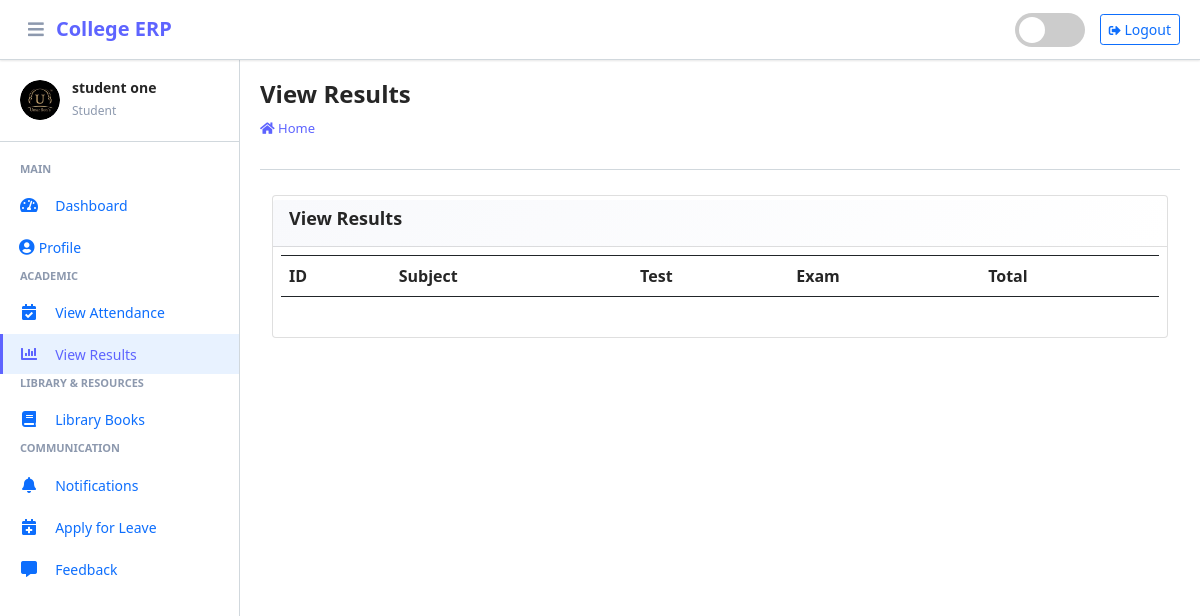
The app's page /student/view/result/ (signed in) with its own data.
### main_app/models.py (models this page shows, shortened)
class CustomUser(AbstractUser):
    USER_TYPE = ((1, "HOD"), (2, "Staff"), (3, "Student"))
    GENDER = [("M", "Male"), ("F", "Female")]
    username = None  # Removed username, using email instead
    email = models.EmailField(unique=True)
    user_type = models.CharField(default=1, choices=USER_TYPE, max_length=1)
    gender = models.CharField(max_length=1, choices=GENDER)
    profile_pic = models.ImageField()
    address = models.TextField()
    fcm_token = models.TextField(default="")  # For firebase notifications
    created_at = models.DateTimeField(auto_now_add=True)
    updated_at = models.DateTimeField(auto_now=True)
    USERNAME_FIELD = "email"
    REQUIRED_FIELDS = []
    objects = CustomUserManager()

### main_app/student_views.py (the view)
# urls.py: path('student/view/result/', student_views.student_view_result,
def student_view_result(request):
    student = get_object_or_404(Student, admin=request.user)
    results = StudentResult.objects.filter(student=student)
    context = {
        'results': results,
        'page_title': "View Results"
    }
    return render(request, "student_template/student_view_result.html", context)

### main_app/templates/student_template/student_view_result.html (shortened to what this page needs)
{% extends 'main_app/base.html' %}
{% load static %}
{% block page_title %}{{page_title}}{% endblock page_title %}
{% block content %}
<section class="content">
    <div class="container-fluid">
        <div class="row">
            <div class="col-md-12">
<div class="card card-dark">
    <div class="card-header"><h3 class="card-title">{{page_title}}</h3>
    </div>
   <div class="table p-2" style="overflow-x: auto; overflow-y: auto; max-height: 600px;">
       <table class="table table-bordered" style="min-width: 600px;">
           <tr>
               <th>ID</th>
               <th>Subject</th>
               <th>Test</th>
               <th>Exam</th>
               <th>Total</th>
        </tr>
        </table>
    </div>
    </div>
            </div>
        </div>
    </div>
</section>
{% endblock content %}

### main_app/templates/main_app/erpnext_sidebar.html (shortened to what this page needs)
{% load static %}
<div class="sidebar-header">
    <div class="sidebar-user">
        <img src="{{ request.user.profile_pic}}" alt="User Avatar" class="sidebar-user-avatar" id="sidebar-avatar" onerror="showDefaultAvatar()">
        <div class="sidebar-user-info">
            <h6>{{ user.get_full_name|default:user.username }}</h6>
            <small>
                {% if user.user_type == '1' %}
                    Administrator
                {% elif user.user_type == '2' %}
                    Staff Member
                {% else %}
                    Student
                {% endif %}
            </small>
        </div>
    </div>
</div>
<div class="nav-section">
    {% if user.user_type == '1' %}
        <h6 class="nav-section-title">Main</h6>
        <div class="nav-item">
            {% url 'admin_home' as admin_home %}
            <a href="{{ admin_home }}" class="nav-link {% if admin_home == request.path %}active{% endif %}">
                <i class="nav-icon fas fa-tachometer-alt"></i>
                <span class="nav-text">Dashboard</span>
            </a>
        </div>
        <div class="nav-item">
            {% url 'admin_view_profile' as admin_view_profile %}
            <a href="{{ admin_view_profile }}" class="nav-link {% if admin_view_profile == request.path %}active{% endif %}">
                <i class="fas fa-user-circle"></i>
                <span class="nav-text">Profile</span>
            </a>
        </div>
        <h6 class="nav-section-title">Academic Management</h6>
        <div class="nav-item has-submenu {% if 'course' in request.path %}open{% endif %}">
            <a href="#" class="nav-link">
                <i class="nav-icon fas fa-graduation-cap"></i>
                <span class="nav-text">Courses</span>
                <i class="nav-arrow fas fa-chevron-right"></i>
            </a>
            <div class="nav-submenu">
                <div class="nav-item">
                    {% url 'add_course' as add_course %}
                    <a href="{{ add_course }}" class="nav-link {% if add_course == request.path %}active{% endif %}">
                        <span class="nav-text">Add Course</span>
                    </a>
                </div>
                <div class="nav-item">
                    {% url 'manage_course' as manage_course %}
                    <a href="{{ manage_course }}" class="nav-link {% if manage_course == request.path or 'edit_course' in request.path %}active{% endif %}">
                        <span class="nav-text">Manage Courses</span>
                    </a>
                </div>
            </div>
        </div>
        <div class="nav-item has-submenu {% if 'subject' in request.path %}open{% endif %}">
            <a href="#" class="nav-link">
                <i class="nav-icon fas fa-book"></i>
                <span class="nav-text">Subjects</span>
                <i class="nav-arrow fas fa-chevron-right"></i>
            </a>
            <div class="nav-submenu">
                <div class="nav-item">
                    {% url 'add_subject' as add_subject %}
                    <a href="{{ add_subject }}" class="nav-link {% if add_subject == request.path %}active{% endif %}">
                        <span class="nav-text">Add Subject</span>
                    </a>
                </div>
                <div class="nav-item">
                    {% url 'manage_subject' as manage_subject %}
                    <a href="{{ manage_subject }}" class="nav-link {% if manage_subject == request.path or 'edit_subject' in request.path %}active{% endif %}">
                        <span class="nav-text">Manage Subjects</span>
                    </a>
                </div>
            </div>
        </div>
        <div class="nav-item has-submenu {% if 'session' in request.path %}open{% endif %}">
            <a href="#" class="nav-link">
                <i class="nav-icon fas fa-calendar-alt"></i>
                <span class="nav-text">Sessions</span>
                <i class="nav-arrow fas fa-chevron-right"></i>
            </a>
            <div class="nav-submenu">
                <div class="nav-item">
                    {% url 'add_session' as add_session %}
                    <a href="{{ add_session }}" class="nav-link {% if add_session == request.path %}active{% endif %}">
                        <span class="nav-text">Add Session</span>
                    </a>
                </div>
                <div class="nav-item">
                    {% url 'manage_session' as manage_session %}
                    <a href="{{ manage_session }}" class="nav-link {% if manage_session == request.path or 'edit_session' in request.path %}active{% endif %}">
                        <span class="nav-text">Manage Sessions</span>
                    </a>
                </div>
            </div>
        </div>
        <h6 class="nav-section-title">User Management</h6>
        <div class="nav-item">
            {% url 'add_staff' as add_staff %}
            <a href="{{ add_staff }}" class="nav-link {% if add_staff == request.path %}active{% endif %}">
                <i class="nav-icon fas fa-user-plus"></i>
                <span class="nav-text">Add Staff</span>
            </a>
        </div>
        <div class="nav-item">
            {% url 'manage_staff' as manage_staff %}
            <a href="{{ manage_staff }}" class="nav-link {% if manage_staff == request.path or 'edit_staff' in request.path %}active{% endif %}">
                <i class="nav-icon fas fa-users-cog"></i>
                <span class="nav-text">Manage Staff</span>
            </a>
        </div>
        <div class="nav-item">
            {% url 'add_student' as add_student %}
            <a href="{{ add_student }}" class="nav-link {% if add_student == request.path %}active{% endif %}">
                <i class="nav-icon fas fa-user-graduate"></i>
                <span class="nav-text">Add Student</span>
            </a>
        </div>
        <div class="nav-item">
            {% url 'manage_student' as manage_student %}
            <a href="{{ manage_student }}" class="nav-link {% if manage_student == request.path or 'edit_student' in request.path %}active{% endif %}">
                <i class="nav-icon fas fa-users"></i>
                <span class="nav-text">Manage Students</span>
            </a>
        </div>
        <h6 class="nav-section-title">Communication</h6>
        <div class="nav-item">
            {% url 'admin_notify_staff' as admin_notify_staff %}
            <a href="{{ admin_notify_staff }}" class="nav-link {% if admin_notify_staff == request.path %}active{% endif %}">
                <i class="nav-icon fas fa-bell"></i>
                <span class="nav-text">Notify Staff</span>
            </a>
        </div>
        <div class="nav-item">
            {% url 'admin_notify_student' as admin_notify_student %}
            <a href="{{ admin_notify_student }}" class="nav-link {% if admin_notify_student == request.path %}active{% endif %}">
                <i class="nav-icon fas fa-bullhorn"></i>
                <span class="nav-text">Notify Students</span>
            </a>
        </div>
        <h6 class="nav-section-title">Reports & Analytics</h6>
        <div class="nav-item">
            {% url 'admin_view_attendance' as admin_view_attendance %}
            <a href="{{ admin_view_attendance }}" class="nav-link {% if admin_view_attendance == request.path %}active{% endif %}">
                <i class="nav-icon fas fa-chart-line"></i>
                <span class="nav-text">View Attendance</span>
            </a>
        </div>
        <div class="nav-item">
            {% url 'student_feedback_message' as student_feedback_message %}
            <a href="{{ student_feedback_message }}" class="nav-link {% if student_feedback_message == request.path %}active{% endif %}">
                <i class="nav-icon fas fa-comments"></i>
                <span class="nav-text">Student Feedback</span>
            </a>
        </div>
        <div class="nav-item">
            {% url 'staff_feedback_message' as staff_feedback_message %}
            <a href="{{ staff_feedback_message }}" class="nav-link {% if staff_feedback_message == request.path %}active{% endif %}">
                <i class="nav-icon fas fa-comment-dots"></i>
                <span class="nav-text">Staff Feedback</span>
            </a>
        </div>
        <h6 class="nav-section-title">Leave Management</h6>
        <div class="nav-item">
            {% url 'view_staff_leave' as view_staff_leave %}
            <a href="{{ view_staff_leave }}" class="nav-link {% if view_staff_leave == request.path %}active{% endif %}">
                <i class="nav-icon fas fa-calendar-check"></i>
                <span class="nav-text">Staff Leave</span>
            </a>
        </div>
        <div class="nav-item">
            {% url 'view_student_leave' as view_student_leave %}
            <a href="{{ view_student_leave }}" class="nav-link {% if view_student_leave == request.path %}active{% endif %}">
                <i class="nav-icon fas fa-calendar-times"></i>
                <span class="nav-text">Student Leave</span>
            </a>
        </div>
    {% else %}
        <h6 class="nav-section-title">Main</h6>
        <div class="nav-item">
            {% url 'student_home' as student_home %}
            <a href="{{ student_home }}" class="nav-link {% if student_home == request.path %}active{% endif %}">
                <i class="nav-icon fas fa-tachometer-alt"></i>
                <span class="nav-text">Dashboard</span>
            </a>
        </div>
        <div class="nav-item">
            {% url 'student_view_profile' as student_view_profile %}
            <a href="{{ student_view_profile }}" class="nav-link {% if student_view_profile == request.path %}active{% endif %}">
                <i class="fas fa-user-circle"></i>
                <span class="nav-text">Profile</span>
            </a>
        </div>
        <h6 class="nav-section-title">Academic</h6>
        <div class="nav-item">
            {% url 'student_view_attendance' as student_view_attendance %}
            <a href="{{ student_view_attendance }}" class="nav-link {% if student_view_attendance == request.path %}active{% endif %}">
                <i class="nav-icon fas fa-calendar-check"></i>
                <span class="nav-text">View Attendance</span>
            </a>
        </div>
        <div class="nav-item">
            {% url 'student_view_result' as student_view_result %}
            <a href="{{ student_view_result }}" class="nav-link {% if student_view_result == request.path %}active{% endif %}">
                <i class="nav-icon fas fa-chart-bar"></i>
                <span class="nav-text">View Results</span>
            </a>
        </div>
        <h6 class="nav-section-title">Library & Resources</h6>
        <div class="nav-item">
            {% url 'view_books' as view_books %}
            <a href="{{ view_books }}" class="nav-link {% if view_books == request.path %}active{% endif %}">
                <i class="nav-icon fas fa-book"></i>
                <span class="nav-text">Library Books</span>
            </a>
        </div>
        <h6 class="nav-section-title">Communication</h6>
        <div class="nav-item">
            {% url 'student_view_notification' as student_view_notification %}
            <a href="{{ student_view_notification }}" class="nav-link {% if student_view_notification == request.path %}active{% endif %}">
                <i class="nav-icon fas fa-bell"></i>
                <span class="nav-text">Notifications</span>
            </a>
        </div>
        <div class="nav-item">
            {% url 'student_apply_leave' as student_apply_leave %}
            <a href="{{ student_apply_leave }}" class="nav-link {% if student_apply_leave == request.path %}active{% endif %}">
                <i class="nav-icon fas fa-calendar-plus"></i>
                <span class="nav-text">Apply for Leave</span>
            </a>
        </div>
        <div class="nav-item">
            {% url 'student_feedback' as student_feedback %}
            <a href="{{ student_feedback }}" class="nav-link {% if student_feedback == request.path %}active{% endif %}">
                <i class="nav-icon fas fa-comment-alt"></i>
                <span class="nav-text">Feedback</span>
            </a>
        </div>
    {% endif %}
</div>

### records on screen
CustomUser: user.profile_pic (picture), get_full_name "student one"

### other values on screen
{{ page_title }} "View Results"
